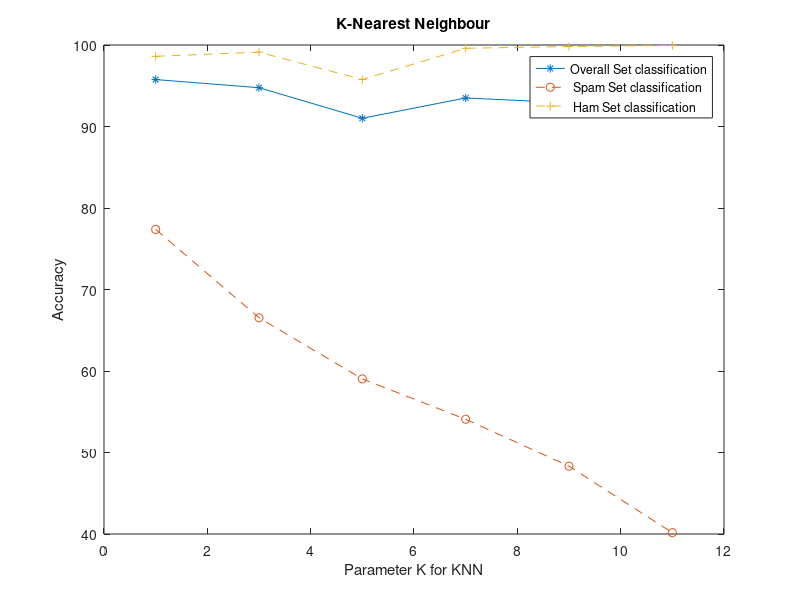

MATLAB code to generate this figure:
%% for KNN PLOT
tr = [95.76 94.76 91.01 93.50 92.91 91.94];
tr_spm = [77.37 66.53 59.03 54.08 48.32 40.16];
tr_hm  = [98.61 99.12 95.77 99.60 99.81 99.95];
xaxis  = [1 3 5 7 9 11];
figure;
plot(xaxis,tr,'-*');
hold on;

plot(xaxis,tr_spm,'--o');
hold on;
plot(xaxis,tr_hm,'--+');

xlabel('Parameter K for KNN');
ylabel('Accuracy');
title('K-Nearest Neighbour');
legend('Overall Set classification',' Spam Set classification',' Ham Set classification');